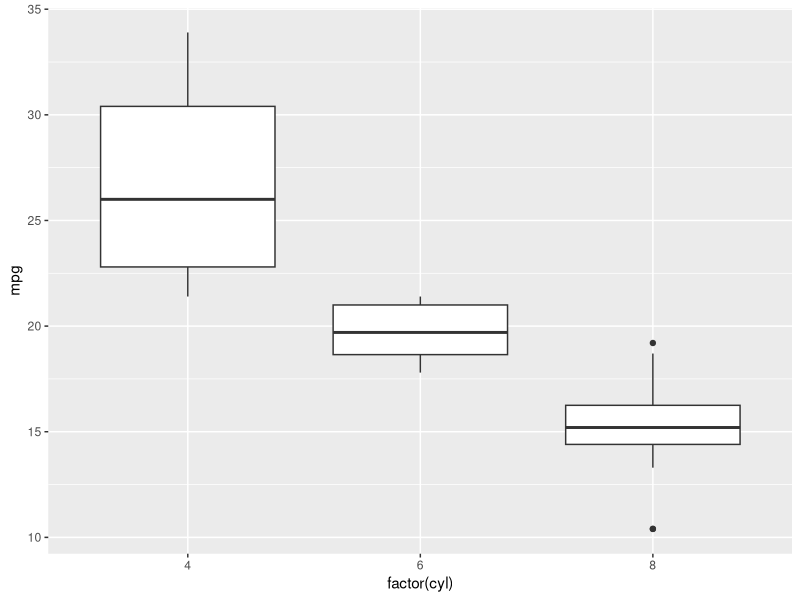
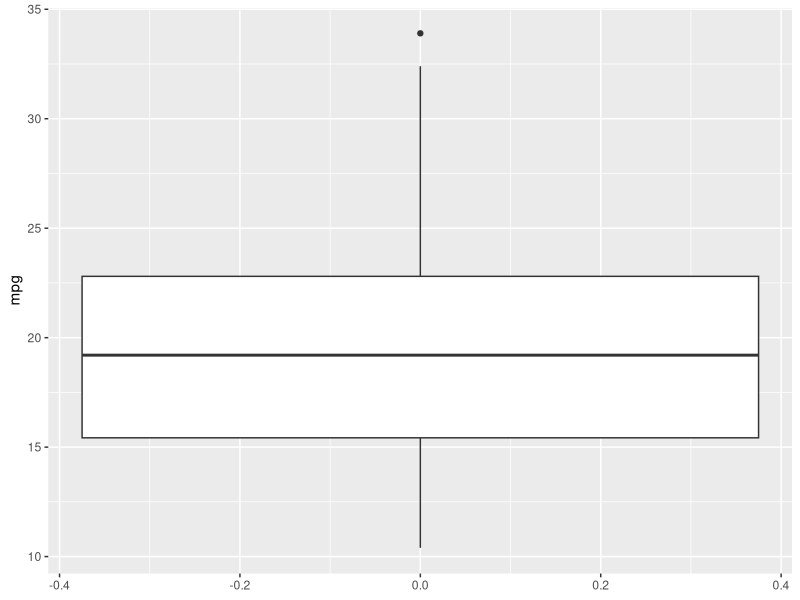
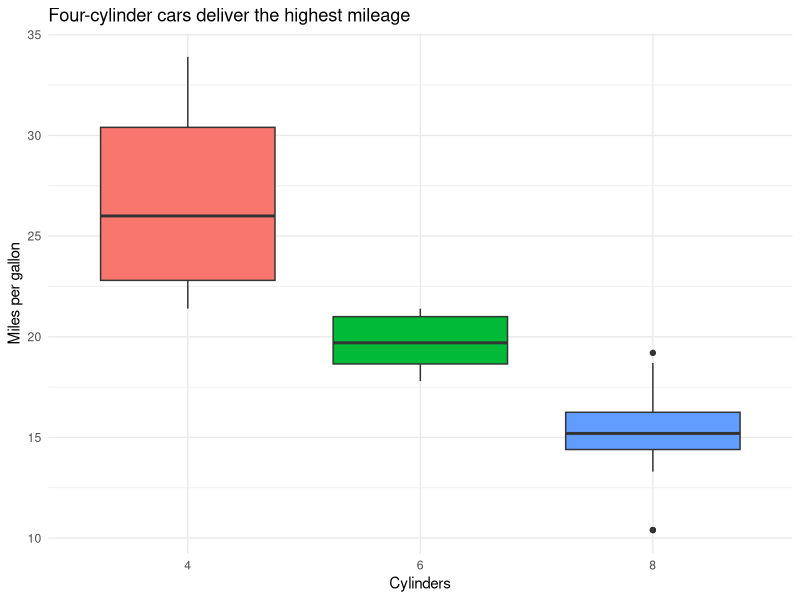

Here is the R script that generated these plots, in order:
# Chapter: Box Plots — exercise verification (run from repo root).
library(ggplot2)
p1 <- ggplot(mtcars) +
  geom_boxplot(aes(factor(cyl), mpg))
p2 <- ggplot(mtcars) +
  geom_boxplot(aes(y = mpg))
p3 <- ggplot(mtcars) +
  geom_boxplot(aes(factor(cyl), mpg, fill = factor(cyl))) +
  labs(title = "Four-cylinder cars deliver the highest mileage",
    x = "Cylinders", y = "Miles per gallon", fill = "Cylinders") +
  theme_minimal() +
  theme(legend.position = "none")
invisible(lapply(list(p1, p2, p3), ggplot_build))
stopifnot(median(mtcars$mpg[mtcars$cyl == 4]) == 26)
message("ch-box OK")
